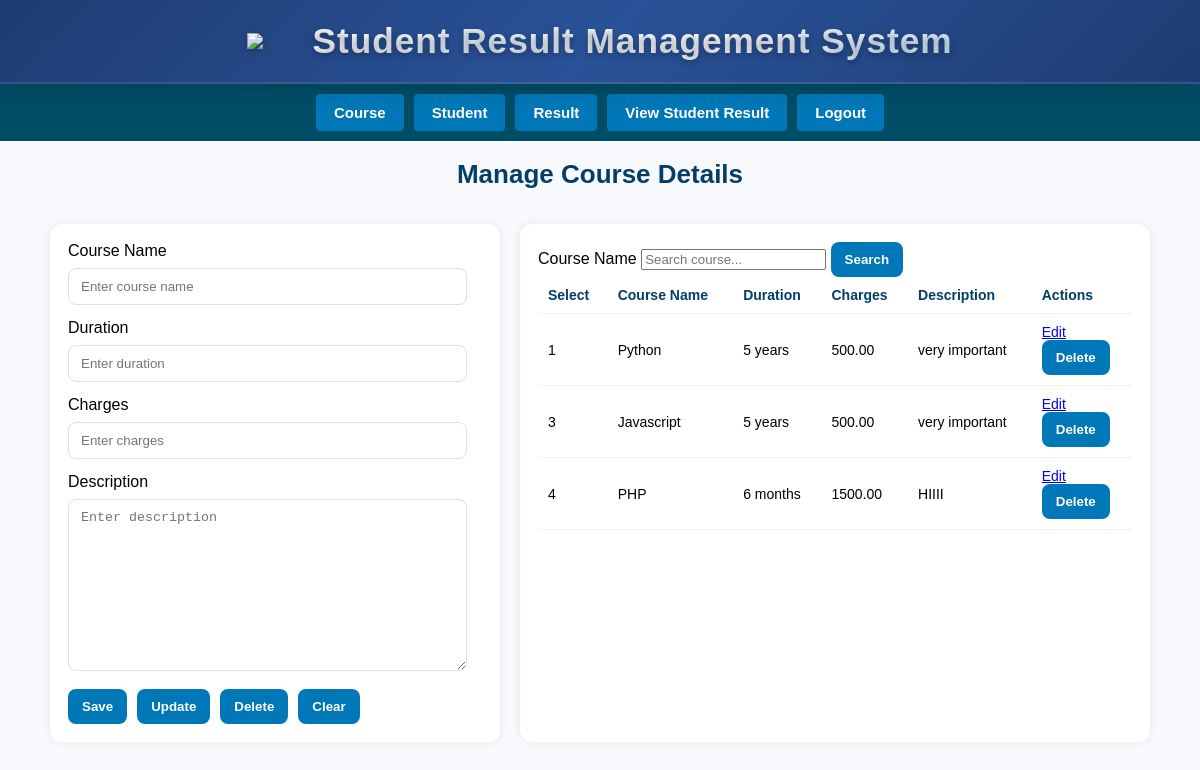
/course/, run on an earlier commit of the app's database.
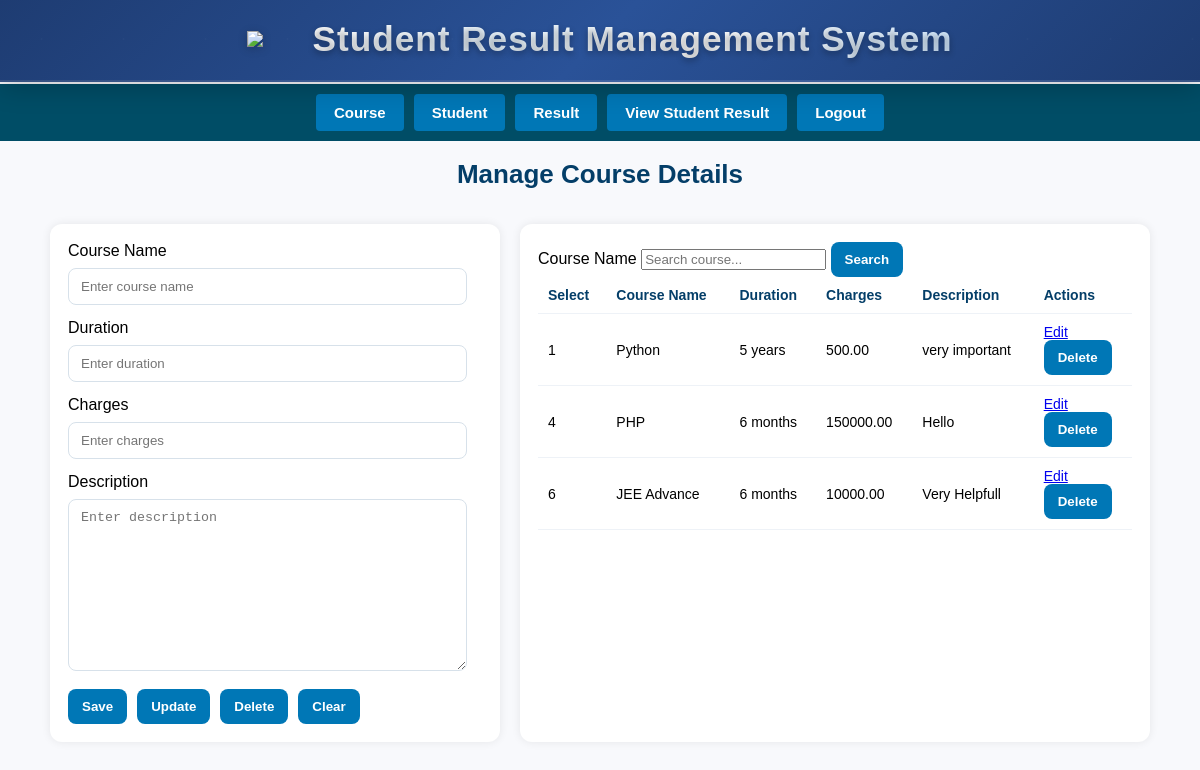
And on a later commit of the database.
### Home/models.py (models this page shows, shortened)
class Course(models.Model):
    name = models.CharField(max_length=100)
    duration = models.CharField(max_length=50)
    charges = models.DecimalField(max_digits=10, decimal_places=2)
    description = models.TextField()

### Home/views.py (the view, shortened to what this page needs)
# urls.py: path('course/', views.manage_course, name='manage_course'),
def manage_course(request):
    courses = Course.objects.all()
    form = CourseForm()
    selected_id = None
    if request.method == 'GET' and request.GET.get('edit'):
        cid = request.GET.get('edit')
        course = get_object_or_404(Course, id=cid)
        form = CourseForm(instance=course)
        selected_id = course.id
    query = request.GET.get("search")
    if query:
        courses = Course.objects.filter(name__icontains=query)
    context = {
        "courses": courses,
        "form": form,
        "selected_id": selected_id
    }
    return render(request, "course.html", context)

### Home/forms.py
class CourseForm(forms.ModelForm):
    class Meta:
        model = Course
        fields = '__all__'
        widgets = {
            'name': forms.TextInput(attrs={'placeholder': 'Enter course name', 'class': 'input-box'}),
            'duration': forms.TextInput(attrs={'placeholder': 'Enter duration', 'class': 'input-box'}),
            'charges': forms.NumberInput(attrs={'placeholder': 'Enter charges', 'class': 'input-box'}),
            'description': forms.Textarea(attrs={'placeholder': 'Enter description', 'class': 'input-box'}),
        }

### templates/course.html (shortened to what this page needs)
{% extends "base.html" %}
{% load static %}
{% block body %}
<!DOCTYPE html>
<html lang="en">
<head>
    <link rel="stylesheet" href="{% static 'css/course.css' %}?v=1.0">
</head>
<body>
    <div class="page-title">
    <h2>Manage Course Details</h2>
    </div>
<div class="container">
    <div class="main-box">
        <div class="left-panel">
            <form method="POST">
                <label>Course Name</label>
                {{ form.name }}
                <label>Duration</label>
                {{ form.duration }}
                <label>Charges</label>
                {{ form.charges }}
                <label>Description</label>
                {{ form.description }}
                <div class="btn-row">
                    <button type="submit" name="save" class="save">Save</button>
                    <button type="submit" name="update" class="update">Update</button>
                    <button type="submit" name="delete" class="delete">Delete</button>
                    <button type="submit" name="clear" class="clear">Clear</button>
                </div>
            </form>
        </div>
        <div class="right-panel">
            <form method="GET" class="search-row">
                <label>Course Name</label>
                <input type="text" name="search" placeholder="Search course...">
                <button class="search-btn">Search</button>
            </form>
            <div class="table-box">
                <table>
                    <thead>
                        <tr>
                            <th>Select</th>
                            <th>Course Name</th>
                            <th>Duration</th>
                            <th>Charges</th>
                            <th>Description</th>
                            <th>Actions</th>
                        </tr>
                    </thead>
                    <tbody>
                        {% for c in courses %}
                        <tr>
                            <td>{{ c.id }}</td>
                            <td>{{ c.name }}</td>
                            <td>{{ c.duration }}</td>
                            <td>{{ c.charges }}</td>
                            <td>{{ c.description }}</td>
                            <td class="actions-cell">
                                <div class="actions">
                                    <a class="edit-btn" href="?edit={{ c.id }}">Edit</a>
                                    <form method="POST" class="inline-delete">
                                        <button type="submit" name="delete" class="delete-row">Delete</button>
                                    </form>
                                </div>
                            </td>
                        </tr>
                        {% empty %}
                        <tr><td colspan="6">No records found</td></tr>
                        {% endfor %}
                    </tbody>
                </table>
            </div>
        </div>
    </div>
</div>
</body>
</html>
{% endblock %}

### templates/base.html (shortened to what this page needs)
{% load static %}
<!DOCTYPE html>
<html lang="en">
<head>
    <link rel="stylesheet" href="{% static 'css/dashboard.css' %}?v=2.1">
</head>
<body>
<header class="header">
    <div class="logo-title">
        <img src="https://cdn-icons-png.flaticon.com/512/3135/3135755.png" class="logo">
        <h2 style="background: linear-gradient(135deg, #ffffff 0%, #e8f4fd 30%, #ffffff 60%, #d1e9ff 100%); -webkit-background-clip: text; -webkit-text-fill-color: transparent; background-clip: text; color: transparent; margin: 0; font-size: 2.2rem; font-weight: 800; letter-spacing: 1px; animation: textGlow 4s ease-in-out infinite; font-family: 'Arial', sans-serif; line-height: 1.2; text-align: center; text-shadow: 0 3px 6px rgba(0, 0, 0, 0.3);">Student Result Management System</h2>
    </div>
</header>
<nav class="menu-bar">
    <a href="/course" class="menu-btn">Course</a>
    <a href="/student" class="menu-btn">Student</a>
    <a href="/add_result" class="menu-btn">Result</a>
    <a href="/view-result" class="menu-btn">View Student Result</a>
    <a href="{% url 'logout' %}" class="menu-btn">Logout</a>
</nav>
{% block body %}{% endblock %}
</body>
</html>

### static/css/dashboard.css (style rules this page uses)
body { margin: 0; font-family: 'Poppins', sans-serif; background: #f8f9fc; }
.header { background: linear-gradient(135deg, #1e3c72 0%, #2a5298 50%, #1e3c72 100%); color: #fff; padding: 20px 30px; display: flex; justify-content: center; align-items: center; box-shadow: 0 4px 20px rgba(0, 0, 0, 0.15); border-bottom: 2px solid rgba(255, 255, 255, 0.1); position: relative; z-index: 1000; transition: all 0.3s ease; backdrop-filter: blur(10px); }
.header::before { content: ''; position: absolute; top: 0; left: 0; right: 0; bottom: 0; pointer-events: none; }
.logo { width: 50px; margin-right: 15px; filter: drop-shadow(0 2px 4px rgba(0, 0, 0, 0.2)); transition: transform 0.3s ease; }
.logo-title { display: flex; align-items: center; }
.header .logo-title h2 { margin: 0 !important; font-size: 2.2rem; font-weight: 800; background: linear-gradient(135deg, #ffffff 0%, #e8f4fd 30%, #ffffff 60%, #d1e9ff 100%) !important; -webkit-background-clip: text !important; -webkit-text-fill-color: transparent !important; background-clip: text !important; color: transparent !important; text-shadow: 0 3px 6px rgba(0, 0, 0, 0.3); letter-spacing: 1px; position: relative; animation: textGlow 4s ease-in-out infinite; font-family: 'Arial', sans-serif; line-height: 1.2; text-align: center; }
.menu-bar { display: flex; justify-content: center; gap: 10px; background: #004d66; padding: 10px; }
.menu-btn { background: #0077b6; color: #fff; padding: 10px 18px; border-radius: 4px; text-decoration: none; font-size: 15px; font-weight: 700; }
.container { display: flex; gap: 25px; padding: 25px; }

### static/css/course.css (style rules this page uses)
body { margin: 0; font-family: 'Poppins', sans-serif; background: #f8f9fc; }
.container { max-width: 1100px; margin: 0 auto; padding: 24px; }
.main-box { display: grid; grid-template-columns: 1fr 1.4fr; gap: 20px; }
.left-panel, .right-panel { background: #fff; border-radius: 12px; box-shadow: 0 0 10px rgba(0, 0, 0, 0.08); padding: 18px; }
.input-box { width: 90%; padding: 10px 12px; border: 1px solid #d7e1ea; border-radius: 8px; margin: 8px 0 14px; }
textarea.input-box { min-height: 90px; }
.btn-row { display: flex; gap: 10px; flex-wrap: wrap; }
button, .btn { padding: 10px 14px; border: 0; border-radius: 8px; background: #0077b6; color: #fff; font-weight: 700; cursor: pointer; text-decoration: none; }
table { width: 100%; border-collapse: collapse; }
th, td { padding: 10px; border-bottom: 1px solid #eef2f7; text-align: left; font-size: 14px; }
th { color: #043e68; }
.actions a { margin-right: 8px; }
.page-title { width:100%; margin:18px 0 10px; text-align:center; }
.page-title h2 { margin:0; font-size:26px; font-weight:700; color:#043e68; }

What changed in the data, as far as the page shows it:
removed Course: id "3", name "Javascript", duration "5 years", charges "500.00", description "very important"
changed Course "PHP": charges "1500.00" → "150000.00"; description "HIIII" → "Hello"
added Course: id "6", name "JEE Advance", duration "6 months", charges "10000.00", description "Very Helpfull"
